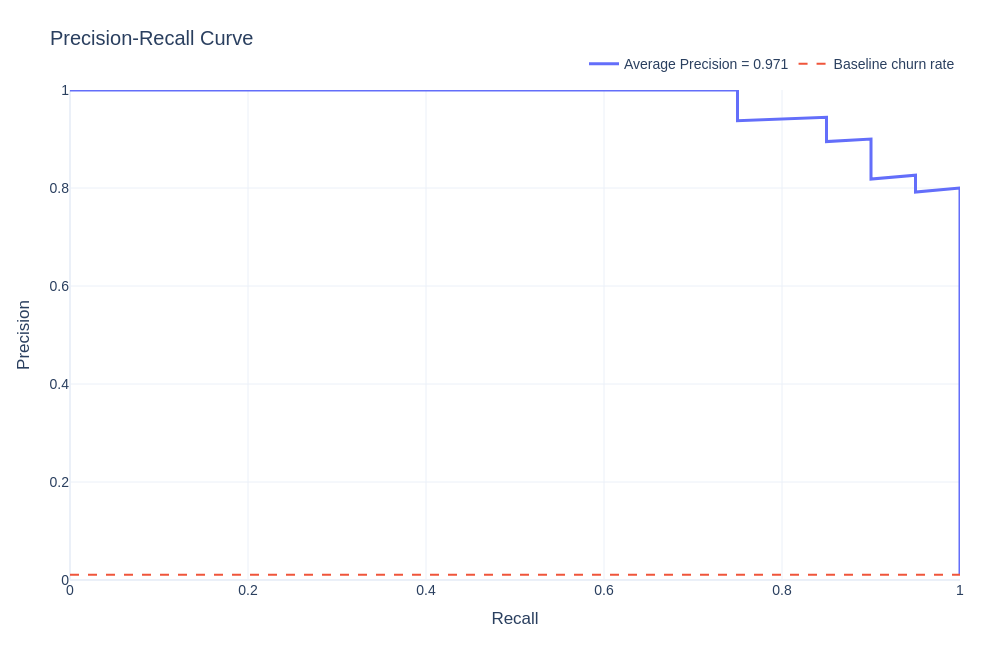

The notebook cell this image was saved under:
### Code cell
precision, recall, pr_thresholds = precision_recall_curve(y_test, y_test_probability)
average_precision = average_precision_score(y_test, y_test_probability)

precision_recall_table = pd.DataFrame({
    "recall": recall,
    "precision": precision,
    "threshold": np.append(pr_thresholds, np.nan)
})

save_table(precision_recall_table, "precision-recall-curve")

fig = go.Figure()

fig.add_trace(
    go.Scatter(
        x=recall,
        y=precision,
        mode="lines",
        name=f"Average Precision = {average_precision:.3f}",
        line=dict(width=3),
        hovertemplate=(
            "Recall: %{x:.3f}<br>"
            "Precision: %{y:.3f}<extra></extra>"
        )
    )
)

fig.add_trace(
    go.Scatter(
        x=[0, 1],
        y=[y_test.mean(), y_test.mean()],
        mode="lines",
        name="Baseline churn rate",
        line=dict(width=2, dash="dash"),
        hoverinfo="skip"
    )
)

fig = apply_plotly_layout(
    fig,
    title="Precision-Recall Curve",
    xaxis_title="Recall",
    yaxis_title="Precision"
)

fig.update_xaxes(range=[0, 1])
fig.update_yaxes(range=[0, 1])

save_plotly_figure(fig, "precision-recall-curve")
fig.show()

### Figure 1 — Plotly figure (JSON) as saved in the notebook; plotly's stock layout.template omitted (floating-point values rounded to 4 significant figures; data arrays with more than 128 entries replaced by an {"elided": "..."} marker saying what was removed)
{"data": [{"hovertemplate": "Recall: %{x:.3f}<br>Precision: %{y:.3f}<extra></extra>", "line": {"width": 3}, "mode": "lines", "name": "Average Precision = 0.971", "type": "scatter", "x": {"elided": "142 float values"}, "y": {"elided": "142 float values"}}, {"hoverinfo": "skip", "line": {"dash": "dash", "width": 2}, "mode": "lines", "name": "Baseline churn rate", "type": "scatter", "x": [0, 1], "y": [0.01074, 0.01074]}], "layout": {"font": {"family": "Arial", "size": 14}, "height": 650, "legend": {"orientation": "h", "x": 1, "xanchor": "right", "y": 1.02, "yanchor": "bottom"}, "margin": {"b": 70, "l": 70, "r": 40, "t": 90}, "title": {"font": {"size": 20}, "text": "Precision-Recall Curve"}, "width": 1000, "xaxis": {"range": [0, 1], "title": {"text": "Recall"}}, "yaxis": {"range": [0, 1], "title": {"text": "Precision"}}}}
